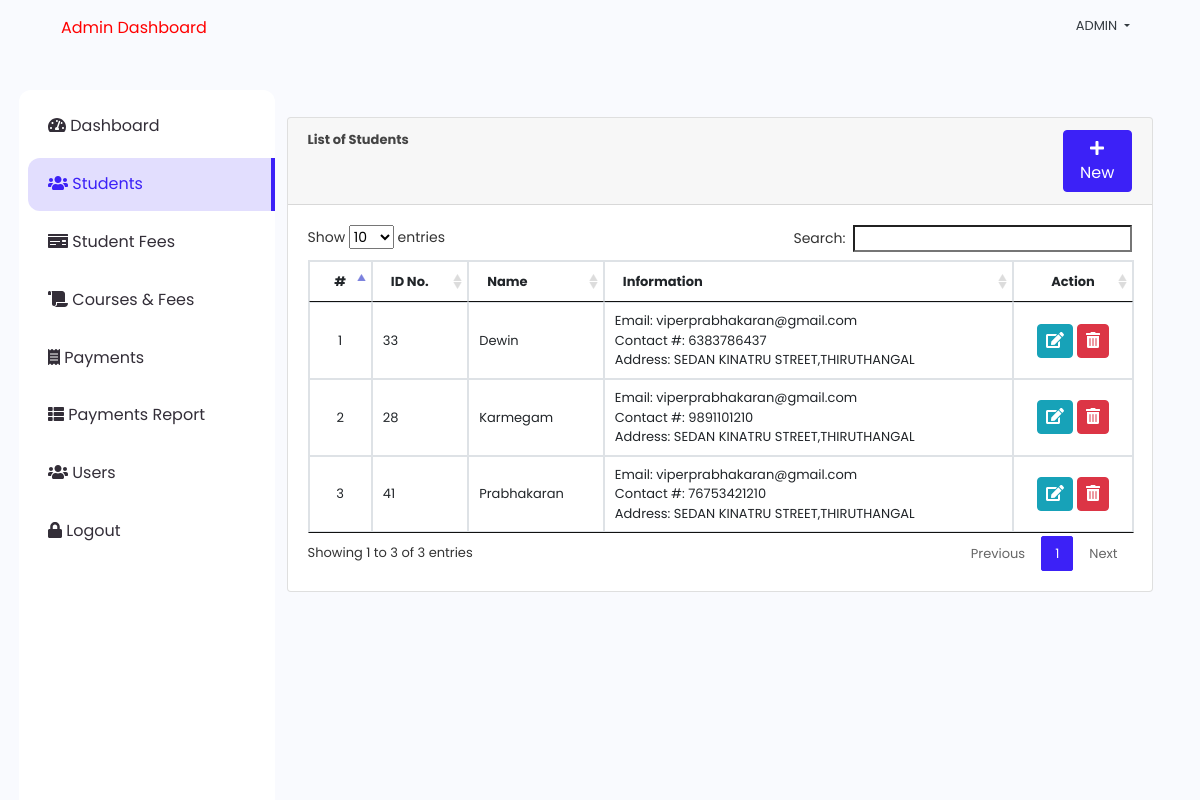
The app's page /index.php?page=students (signed in) with its own data.
### tables this page shows
CREATE TABLE `student` (
  `id` int(30) NOT NULL,
  `id_no` varchar(100) NOT NULL,
  `name` text NOT NULL,
  `contact` varchar(100) NOT NULL,
  `address` text NOT NULL,
  `email` varchar(200) NOT NULL,
  `date_created` datetime NOT NULL DEFAULT current_timestamp(),
  `course_id` int(11) NOT NULL
);

### students.php (the view, shortened to what this page needs)
<?php include('db_connect.php');?>
<div class="container-fluid">
	<div class="col-lg-12">
		<div class="row">
			<div class="col-md-12">
				<div class="card">
					<div class="card-header">
						<b>List of Students </b>
						<span class="float:right"><a class="btn btn-primary col-md-1 col-sm-6 float-right" href="javascript:void(0)" id="new_student">
					<i class="fa fa-plus"></i> New
				</a></span>
					</div>
					<div class="card-body">
						<table class="table table-condensed table-bordered table-hover">
							<thead>
								<tr>
									<th class="text-center">#</th>
									<th class="">ID No.</th>
									<th class="">Name</th>
									<th class="">Information</th>
									<th class="text-center">Action</th>
								</tr>
							</thead>
							<tbody>
								<?php
								$i = 1;
								$student = $conn->query("SELECT * FROM student order by name asc ");
								while($row=$student->fetch_assoc()):
								?>
								<tr>
									<td class="text-center"><?php echo $i++ ?></td>
									<td>
										<?php echo $row['id_no'] ?>
									</td>
									<td>
									<?php echo ucwords($row['name']) ?>
									</td>
									<td class="">
										 <p>Email: <?php echo $row['email'] ?></p>
										 <p>Contact #: <?php echo $row['contact'] ?></p>
										 <p>Address: <?php echo $row['address'] ?></p>
									</td>
									<td class="text-center">
									<button class="btn btn-info edit_student" type="button" data-id="<?php echo $row['id'] ?>" ><i class="fa fa-edit"></i></button>
										<button class="btn btn-danger delete_student" type="button" data-id="<?php echo $row['id'] ?>"><i class="fa fa-trash-alt"></i></button>
									</td>
								</tr>
								<?php endwhile; ?>
							</tbody>
						</table>
					</div>
				</div>
			</div>
		</div>
	</div>
</div>

### assets/css/style.css (style rules this page uses)
body { font-family: "Poppins", sans-serif; color: #444444; width: 100%; height: calc(100%); font-size: .813rem; background-color: #f9fafe; }
a { color: #1977cc; }
.btn-primary { color: #fff; background-color: #3c21f7; border-color: #3c21f7; }
.btn.edit_course, .btn.delete_course, .btn.view_payment, .btn.edit_fees, .btn.delete_fees, .btn.edit_student, .btn.delete_student, .btn.edit_payment, .btn.delete_payment { padding: 4px 8px; }

### students.php (style rules this page uses)
td { vertical-align: middle !important; }
td p { margin: unset }

### records on screen
student: id_no "33", name "Dewin", email "viperprabhakaran@gmail.com", contact "6383786437", address "SEDAN KINATRU STREET,THIRUTHANGAL"
student: id_no "28", name "Karmegam", email "viperprabhakaran@gmail.com", contact "9891101210", address "SEDAN KINATRU STREET,THIRUTHANGAL"
student: id_no "41", name "Prabhakaran", email "viperprabhakaran@gmail.com", contact "76753421210", address "SEDAN KINATRU STREET,THIRUTHANGAL"

### other values on screen
$_SESSION['login_name'] "ADMIN"
